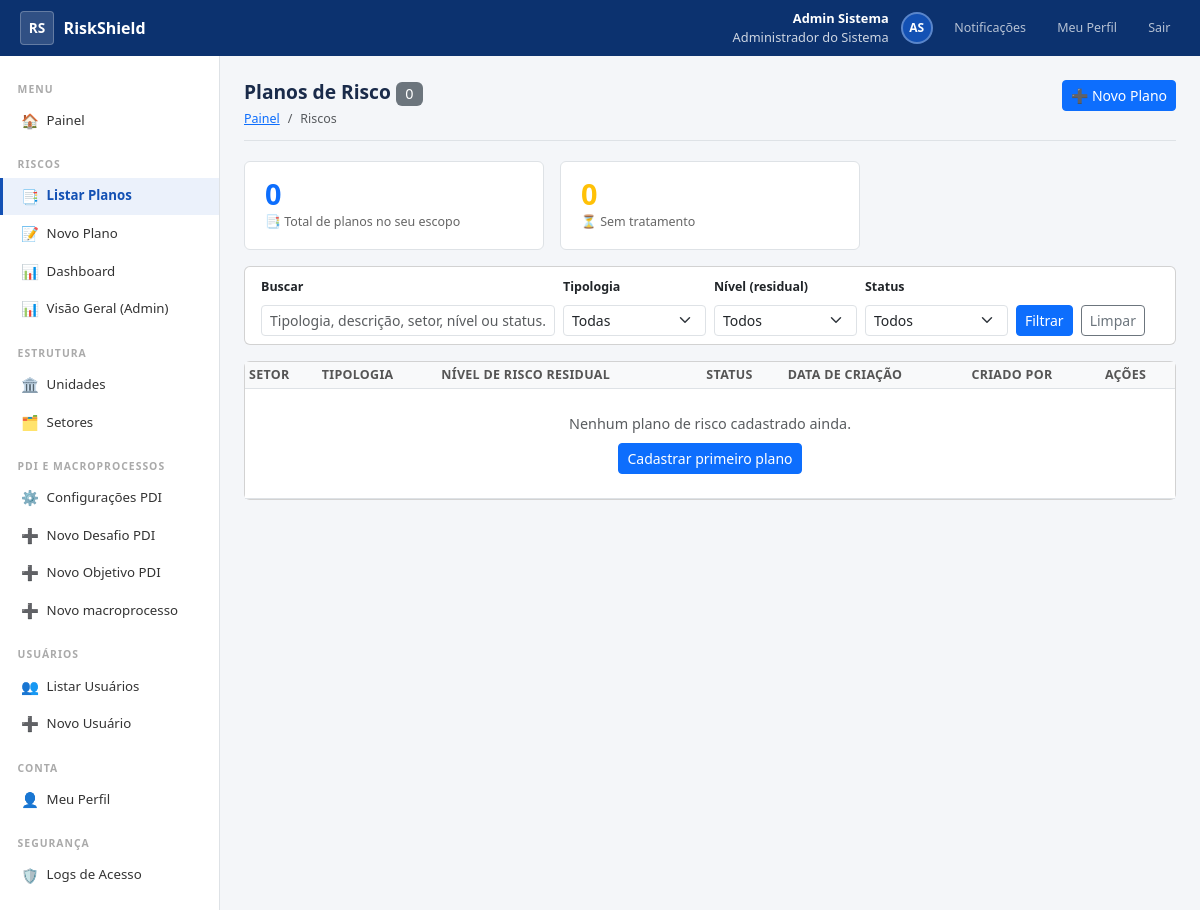
The app's page /riscos/ (signed in), older data.
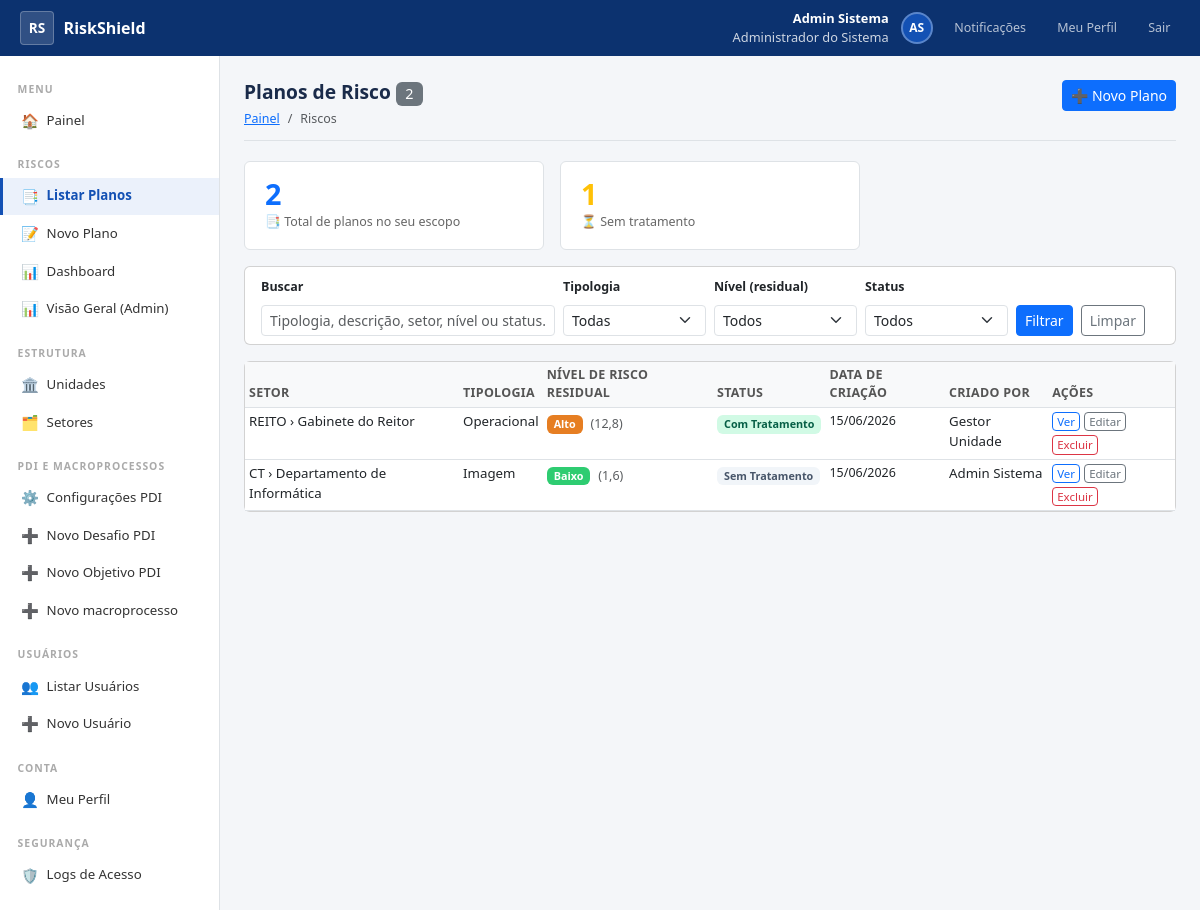
The same page, newer data.
### riscos/models.py (models this page shows, shortened)
class PlanoDeRisco(models.Model):
    STATUS_SEM_TRATAMENTO = 'sem_tratamento'
    STATUS_COM_TRATAMENTO = 'com_tratamento'
    STATUS_CHOICES = [
        (STATUS_SEM_TRATAMENTO, 'Sem Tratamento'),
        (STATUS_COM_TRATAMENTO, 'Com Tratamento'),
    ]
    setor           = models.ForeignKey(Setor, on_delete=models.PROTECT,
                                        related_name='planos')
    criado_por      = models.ForeignKey(settings.AUTH_USER_MODEL,
                                        on_delete=models.PROTECT, related_name='planos_criados')
    status          = models.CharField(max_length=20, choices=STATUS_CHOICES,
                                       default=STATUS_SEM_TRATAMENTO, db_index=True)
    criado_em       = models.DateTimeField(auto_now_add=True)
    atualizado_em   = models.DateTimeField(auto_now=True)
    deleted_at      = models.DateTimeField(null=True, blank=True)
    history         = HistoricalRecords()
    class Meta:
        verbose_name = 'Plano de Risco'
        verbose_name_plural = 'Planos de Risco'
        ordering = ['-criado_em']

class IdentificacaoRisco(models.Model):
    TIPOLOGIA_CHOICES = [
        ('ESTRATEGICO',   'Estratégico'),
        ('OPERACIONAL',   'Operacional'),
        ('INTEGRIDADE',   'Integridade'),
        ('IMAGEM',        'Imagem'),
        ('LEGAL',         'Legal / Conformidade'),
        ('FINANCEIRO',    'Financeiro / Orçamentário'),
        ('AMB_EXTERNO',   'Ambiente Externo'),
    ]
    plano           = models.OneToOneField(PlanoDeRisco,
                                           on_delete=models.CASCADE, related_name='identificacao')
    tipologia       = models.CharField(max_length=20, choices=TIPOLOGIA_CHOICES)
    macroprocesso   = models.ForeignKey(Macroprocesso,
                                        on_delete=models.SET_NULL, null=True, blank=True)
    objetivo_pdi    = models.ForeignKey(ObjetivoPDI,
                                        on_delete=models.SET_NULL, null=True, blank=True)
    desafio_pdi     = models.ForeignKey(DesafioPDI,
                                            on_delete=models.SET_NULL, null=True, blank=True)
    descricao_evento = models.TextField('Descrição do Evento de Risco')
    causas          = models.TextField('Causas')
    consequencias   = models.TextField('Consequências')
    class Meta:
        verbose_name = 'Identificação do Risco'

class AvaliacaoRisco(models.Model):
    PROBABILIDADE_CHOICES = [
        (1, '1 — Muito Baixa'),
        (2, '2 — Baixa'),
        (3, '3 — Média'),
        (4, '4 — Alta'),
        (5, '5 — Muito Alta'),
    ]
    IMPACTO_CHOICES = [
        (1, '1 — Muito Baixo'),
        (2, '2 — Baixo'),
        (3, '3 — Médio'),
        (4, '4 — Alto'),
        (5, '5 — Muito Alto'),
    ]
    EFICACIA_CHOICES = [
        ('INEXISTENTE',  'Inexistente'),
        ('FRACO',        'Fraco'),
        ('MEDIANO',      'Mediano'),
        ('SATISFATORIO', 'Satisfatório'),
        ('FORTE',        'Forte'),
    ]
    FATOR_EFICACIA = {
        'INEXISTENTE': 1.0,
        'FRACO':       0.8,
        'MEDIANO':     0.6,
        'SATISFATORIO': 0.4,
        'FORTE':       0.2,
    }
    NIVEL_CHOICES = [
        ('BAIXO',    'Baixo'),
        ('MODERADO', 'Moderado'),
        ('ALTO',     'Alto'),
        ('EXTREMO',  'Extremo'),
    ]
    plano               = models.OneToOneField(PlanoDeRisco,
                                               on_delete=models.CASCADE, related_name='avaliacao')
    probabilidade       = models.PositiveSmallIntegerField(choices=PROBABILIDADE_CHOICES)
    impacto             = models.PositiveSmallIntegerField(choices=IMPACTO_CHOICES)
    risco_inerente      = models.PositiveSmallIntegerField(editable=False, default=0)
    nivel_inerente      = models.CharField(max_length=10,
                                           choices=NIVEL_CHOICES, editable=False, blank=True)
    eficacia_controles  = models.CharField(max_length=15,
                                           choices=EFICACIA_CHOICES)
    descricao_controles = models.TextField('Descrição dos Controles Internos', blank=True)
    risco_residual      = models.FloatField(editable=False, default=0)
    nivel_residual      = models.CharField(max_length=10,
                                           choices=NIVEL_CHOICES, editable=False, blank=True)
    class Meta:
        verbose_name = 'Avaliação do Risco'

### organizacional/models.py (models this page shows, shortened)
class Setor(models.Model):
    unidade    = models.ForeignKey(Unidade, on_delete=models.PROTECT, related_name='setores')
    nome       = models.CharField('Nome', max_length=200)
    sigla      = models.CharField('Sigla', max_length=20, blank=True)
    ativo      = models.BooleanField('Ativo', default=True)
    deleted_at = models.DateTimeField('Excluído em', null=True, blank=True)
    criado_em  = models.DateTimeField('Criado em', auto_now_add=True)
    history    = HistoricalRecords()
    class Meta:  # pylint: disable=too-few-public-methods
        verbose_name         = 'Setor / Subunidade'
        verbose_name_plural  = 'Setores / Subunidades'
        ordering             = ['unidade__nome', 'nome']
    def __str__(self):
        if self.unidade.sigla:  # pylint: disable=no-member
            return f'{self.unidade.sigla} › {self.nome}'  # pylint: disable=no-member
        return f'{self.unidade.nome} › {self.nome}'  # pylint: disable=no-member

class Unidade(models.Model):
    TIPO_CHOICES = [
        ('REITORIA',     'Reitoria'),
        ('PRO_REITORIA', 'Pró-Reitoria'),
        ('CENTRO',       'Centro de Ensino'),
        ('ORGAO',        'Órgão Suplementar'),
        ('CAMPUS',       'Campus'),
    ]
    nome       = models.CharField('Nome', max_length=200)
    sigla      = models.CharField('Sigla', max_length=20, blank=True)
    tipo       = models.CharField('Tipo', max_length=20, choices=TIPO_CHOICES)
    ativo      = models.BooleanField('Ativo', default=True)
    deleted_at = models.DateTimeField('Excluído em', null=True, blank=True)
    criado_em  = models.DateTimeField('Criado em', auto_now_add=True)
    history    = HistoricalRecords()
    class Meta:  # pylint: disable=too-few-public-methods
        verbose_name         = 'Unidade'
        verbose_name_plural  = 'Unidades'
        ordering             = ['nome']

### accounts/models.py (models this page shows, shortened)
class Usuario(AbstractBaseUser, PermissionsMixin):
    primeiro_nome = models.CharField('Primeiro Nome', max_length=80)
    sobrenome = models.CharField('Sobrenome', max_length=100)
    matricula = models.CharField('Matrícula', max_length=20, unique=True, db_index=True)
    email = models.EmailField('E-mail Institucional', unique=True, db_index=True)
    foto = models.ImageField('Foto', upload_to='fotos/', blank=True, null=True)
    telefone = models.CharField('Telefone Institucional', max_length=20, blank=True)
    cargo = models.CharField('Cargo / Função', max_length=120, blank=True)
    perfil = models.CharField(
        'Perfil',
        max_length=20,
        choices=Perfil.choices,
        default=Perfil.SERVIDOR,
        db_index=True,
    )
    ativo = models.BooleanField('Ativo', default=True, db_index=True)
    conta_ativada = models.BooleanField('Conta Ativada', default=False)
    is_staff = models.BooleanField('Acesso Admin Django', default=False)
    criado_em = models.DateTimeField('Criado em',    auto_now_add=True)
    atualizado_em = models.DateTimeField('Atualizado em', auto_now=True)
    deleted_at = models.DateTimeField('Excluído em',  null=True, blank=True, db_index=True)
    criado_por = models.ForeignKey(
        'self', on_delete=models.SET_NULL,
        null=True, blank=True,
        related_name='usuarios_criados',
        verbose_name='Criado por',
    )
    ultimo_login_ip = models.GenericIPAddressField('IP do Último Login', null=True, blank=True)
    history = HistoricalRecords(
        history_change_reason_field=models.TextField(null=True),
        excluded_fields=['last_login', 'ultimo_login_ip'],
    )
    objects = UsuarioManager()
    USERNAME_FIELD  = 'matricula'
    REQUIRED_FIELDS = ['email', 'primeiro_nome', 'sobrenome']
    class Meta:
        verbose_name = 'Usuário'
        verbose_name_plural  = 'Usuários'
        ordering = ['primeiro_nome', 'sobrenome']
    def get_nome_completo(self):
        return f'{self.primeiro_nome} {self.sobrenome}'.strip()
    def get_iniciais(self):
        partes = self.get_nome_completo().split()
        if len(partes) >= 2:
            return f'{partes[0][0]}{partes[-1][0]}'.upper()
        return self.matricula[:2].upper()
    @property
    def is_admin(self):
        return self.perfil == Perfil.ADMIN
    @property
    def is_servidor(self):
        return self.perfil == Perfil.SERVIDOR
    @property
    def pode_criar_usuario(self):
        return self.perfil in (Perfil.ADMIN, Perfil.GESTOR_UNIDADE)
    @property
    def pode_gerenciar_usuarios(self):
        return self.perfil in (Perfil.ADMIN, Perfil.GESTOR_UNIDADE, Perfil.GESTOR_SETOR)
    @property
    def pode_ver_logs(self):
        return self.perfil == Perfil.ADMIN

### riscos/views.py (the view, shortened to what this page needs)
# urls.py: path('',                          views.lista_planos,     name='lista_planos'),
@login_required
def lista_planos(request):
    u = request.user
    qs = qs_planos(u)
    total_geral = qs.count()
    total_sem_tratamento = qs.filter(status='sem_tratamento').count()
    busca = request.GET.get('q', '').strip()
    tipologia = request.GET.get('tipologia', '').strip()
    nivel = request.GET.get('nivel', '').strip()
    status = request.GET.get('status', '').strip()
    prob = request.GET.get('probabilidade')
    imp = request.GET.get('impacto')
    if prob and imp and prob.isdigit() and imp.isdigit():
        qs = qs.filter(avaliacao__probabilidade=int(prob),
                       avaliacao__impacto=int(imp))
    if tipologia:
        qs = qs.filter(identificacao__tipologia=tipologia)
    if nivel:
        qs = qs.filter(avaliacao__nivel_residual=nivel)
    if status:
        qs = qs.filter(status=status)
    context = {
        'planos': qs.select_related('setor', 'criado_por',
                                     'identificacao', 'avaliacao').order_by('-criado_em'),
        'total_geral': total_geral,
        'total_sem_tratamento': total_sem_tratamento,
        'busca': busca,
        'filtro_tipologia': tipologia,
        'filtro_nivel': nivel,
        'filtro_status': status,
        'tipologia_choices': IdentificacaoRisco.TIPOLOGIA_CHOICES,
        'nivel_choices': AvaliacaoRisco.NIVEL_CHOICES,
        'status_choices': PlanoDeRisco.STATUS_CHOICES,
    }
    return render(request, 'riscos/lista_planos.html', context)

### accounts/managers.py (called while the page is built)
    def get_queryset(self):
        return super().get_queryset().filter(deleted_at__isnull=True)

### riscos/context_processors.py (called while the page is built)
def notificacoes(request):
    if not request.user.is_authenticated:
        return {}
    from riscos.models import Notificacao
    count = Notificacao.objects.filter(usuario=request.user, lida=False).count()
    return {'notificacoes_count': count}

### riscos/services.py (called while the page is built)
def qs_planos(usuario):
    base = PlanoDeRisco.objects.filter(deleted_at__isnull=True).select_related(
        'setor__unidade', 'criado_por', 'identificacao', 'avaliacao', 'tratamento'
    )
    if usuario.is_admin:
        return base
    if usuario.is_gestor_unidade:
        unidade_ids = usuario.get_unidades_ativas().values_list('id', flat=True)
        return base.filter(setor__unidade_id__in=unidade_ids)
    setor_ids = usuario.usuario_setores.filter(ativo=True).values_list('setor_id', flat=True)
    return base.filter(setor_id__in=setor_ids)

### templates/riscos/lista_planos.html (shortened to what the changed rows need)
{% extends 'base_sistema.html' %}
{% block content %}
<div class="page-header d-flex justify-content-between align-items-start flex-wrap gap-2">
  <div>
    <h1>Planos de Risco <span class="badge bg-secondary fw-normal">{{ total_geral }}</span></h1>
  </div>
</div>
<div class="row g-3 mb-3">
  <div class="col-sm-6 col-md-4">
    <div class="stat-card">
      <div class="stat-card-value text-primary">{{ total_geral }}</div>
      <div class="stat-card-label">📑 Total de planos no seu escopo</div>
    </div>
  </div>
  <div class="col-sm-6 col-md-4">
    <div class="stat-card">
      <div class="stat-card-value text-warning">{{ total_sem_tratamento }}</div>
      <div class="stat-card-label">⏳ Sem tratamento</div>
    </div>
  </div>
</div>
<div class="card">
  <div class="card-body p-0">
    <table class="table table-hover table-sm mb-0 table-gov">
      <thead>
        <tr>
          <th>Setor</th>
          <th>Tipologia</th>
          <th>Nível de Risco Residual</th>
          <th>Status</th>
          <th>Data de Criação</th>
          <th>Criado por</th>
          <th>Ações</th>
        </tr>
      </thead>
      <tbody>
        {% for plano in planos %}
        <tr>
          <td style="font-size:.83rem;">{{ plano.setor }}</td>
          <td style="font-size:.83rem;">
            {% if plano.identificacao %}{{ plano.identificacao.get_tipologia_display }}{% else %}—{% endif %}
          </td>
          <td>
            {% if plano.avaliacao %}
            <span class="badge badge-risco-{{ plano.avaliacao.nivel_residual|lower }}">{{ plano.avaliacao.get_nivel_residual_display }}</span>
            <span class="text-muted ms-1" style="font-size:.78rem;">({{ plano.avaliacao.risco_residual }})</span>
            {% else %}—{% endif %}
          </td>
          <td>
            <span class="badge {% if plano.status == 'com_tratamento' %}badge-com-tratamento{% else %}badge-sem-tratamento{% endif %}">
              {{ plano.get_status_display }}
            </span>
          </td>
          <td style="font-size:.78rem;">{{ plano.criado_em|date:"d/m/Y" }}</td>
          <td style="font-size:.83rem;">{{ plano.criado_por.get_nome_completo|default:plano.criado_por }}</td>
          <td>
            <div class="d-flex gap-1 flex-wrap">
              <a href="{% url 'riscos:visualizar_plano' plano.pk %}" class="btn btn-outline-primary btn-sm py-0 px-1" style="font-size:.72rem;">Ver</a>
              {% if not request.user.is_servidor %}
              <a href="{% url 'riscos:editar_plano' plano.pk %}" class="btn btn-outline-secondary btn-sm py-0 px-1" style="font-size:.72rem;">Editar</a>
              <a href="{% url 'riscos:excluir_plano' plano.pk %}" class="btn btn-outline-danger btn-sm py-0 px-1" style="font-size:.72rem;">Excluir</a>
              {% endif %}
            </div>
          </td>
        </tr>
        {% empty %}
        <tr>
          <td colspan="7" class="text-center text-muted py-4">
            {% if busca or filtro_tipologia or filtro_nivel or filtro_status %}
            Nenhum plano encontrado para os filtros informados.
            {% else %}
            Nenhum plano de risco cadastrado ainda.
            {% endif %}
            {% if not request.user.is_servidor %}
            <br><a href="{% url 'riscos:novo_plano' %}" class="btn btn-primary btn-sm mt-2">Cadastrar primeiro plano</a>
            {% endif %}
          </td>
        </tr>
        {% endfor %}
      </tbody>
    </table>
  </div>
</div>
{% endblock %}

Row changes from the older to the newer data that the page shows:
added PlanoDeRisco: setor "REITO › Gabinete do Reitor", identificacao.tipologia "Operacional", avaliacao.nivel_residual "Alto", avaliacao.risco_residual "12,8", status "Com Tratamento", criado_em "15/06/2026", criado_por.get_nome_completo "Gestor Unidade"
added PlanoDeRisco: setor "CT › Departamento de Informática", identificacao.tipologia "Imagem", avaliacao.nivel_residual "Baixo", avaliacao.risco_residual "1,6", status "Sem Tratamento", criado_em "15/06/2026", criado_por.get_nome_completo "Admin Sistema"
Text that changed along with them:
{{ total_geral }}: "0" → "2"
{{ total_sem_tratamento }}: "0" → "1"
text no longer shown: "Nenhum plano de risco cadastrado ainda. Cadastrar primeiro plano"
